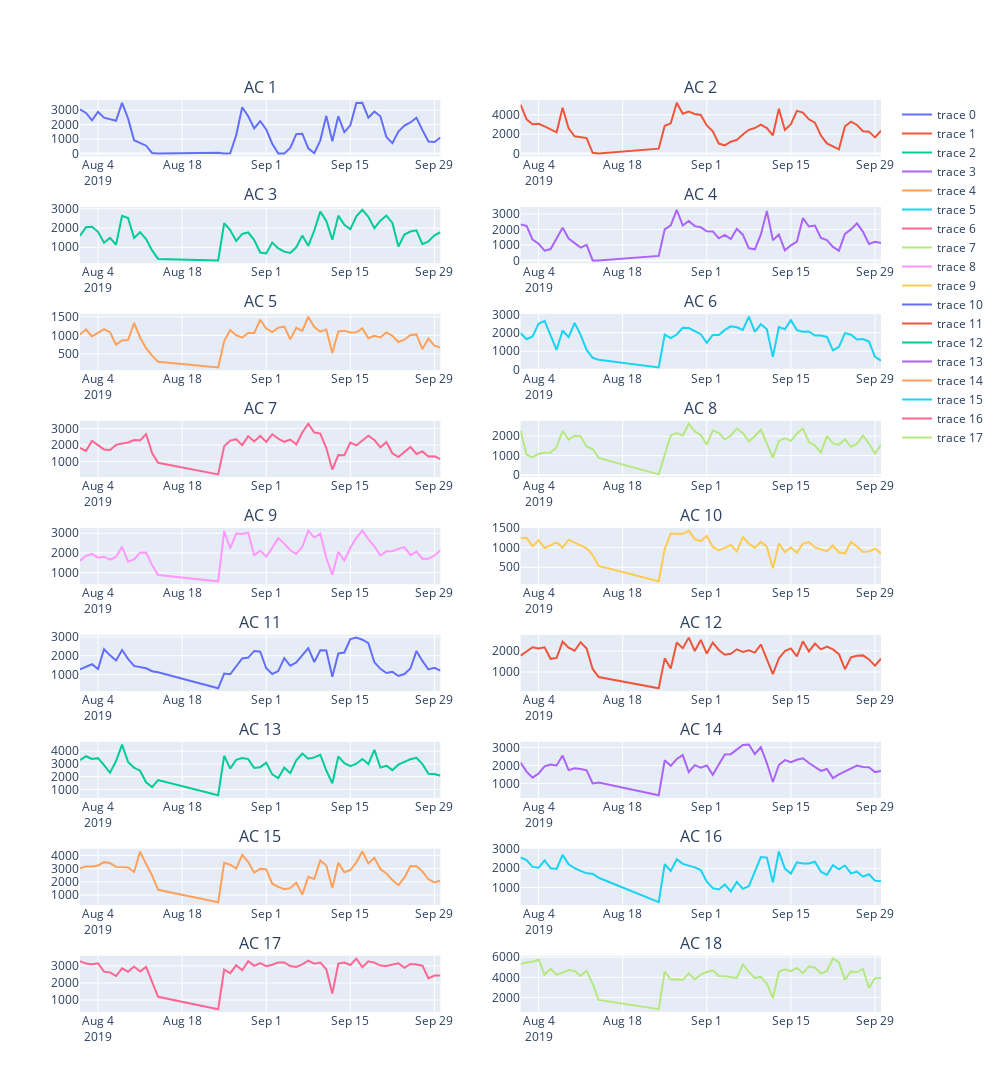

This figure's notebook cell:
### Code cell
# Making line plots for day wise usage of each AC seperately 

fig = sp.make_subplots(rows = 9, cols = 2, subplot_titles=[a for a in index])
k = 0
for i in range(1,10):
    for j in range(1,3):
        fig.add_trace(go.Scatter(x = dk.index,y = dk[index[k]].values, mode = 'lines'),
                      row = i, col = j)
        k+=1
fig.update_layout(height=1500, width=1000)
fig.show()
